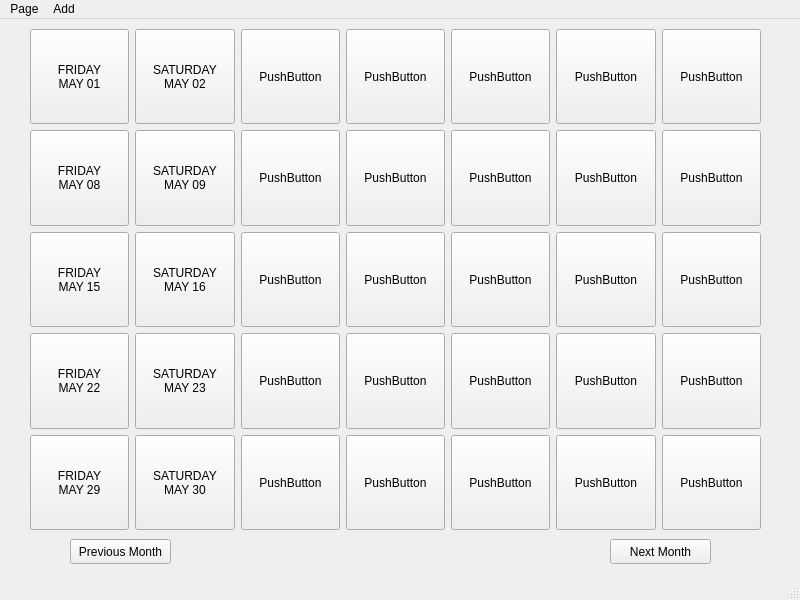
<?xml version="1.0" encoding="UTF-8"?>
<ui version="4.0">
 <class>MainWindow</class>
 <widget class="QMainWindow" name="MainWindow">
  <property name="geometry">
   <rect>
    <x>0</x>
    <y>0</y>
    <width>800</width>
    <height>600</height>
   </rect>
  </property>
  <property name="minimumSize">
   <size>
    <width>800</width>
    <height>600</height>
   </size>
  </property>
  <property name="windowTitle">
   <string>MainWindow</string>
  </property>
  <widget class="QWidget" name="centralwidget">
   <widget class="QStackedWidget" name="stackedWidget">
    <property name="geometry">
     <rect>
      <x>0</x>
      <y>0</y>
      <width>801</width>
      <height>581</height>
     </rect>
    </property>
    <widget class="QWidget" name="calender">
     <widget class="QWidget" name="verticalLayoutWidget">
      <property name="geometry">
       <rect>
        <x>30</x>
        <y>10</y>
        <width>731</width>
        <height>501</height>
       </rect>
      </property>
      <layout class="QVBoxLayout" name="verticalLayout">
       <item>
        <layout class="QHBoxLayout" name="week1">
         <item>
          <widget class="QPushButton" name="day1w1">
           <property name="sizePolicy">
            <sizepolicy hsizetype="Minimum" vsizetype="Preferred">
             <horstretch>0</horstretch>
             <verstretch>0</verstretch>
            </sizepolicy>
           </property>
           <property name="text">
            <string>FRIDAY
MAY 01</string>
           </property>
          </widget>
         </item>
         <item>
          <widget class="QPushButton" name="day2w1">
           <property name="sizePolicy">
            <sizepolicy hsizetype="Minimum" vsizetype="Preferred">
             <horstretch>0</horstretch>
             <verstretch>0</verstretch>
            </sizepolicy>
           </property>
           <property name="text">
            <string>SATURDAY
MAY 02</string>
           </property>
          </widget>
         </item>
         <item>
          <widget class="QPushButton" name="day3w1">
           <property name="sizePolicy">
            <sizepolicy hsizetype="Minimum" vsizetype="Preferred">
             <horstretch>0</horstretch>
             <verstretch>0</verstretch>
            </sizepolicy>
           </property>
           <property name="text">
            <string>PushButton</string>
           </property>
          </widget>
         </item>
         <item>
          <widget class="QPushButton" name="day4w1">
           <property name="sizePolicy">
            <sizepolicy hsizetype="Minimum" vsizetype="Preferred">
             <horstretch>0</horstretch>
             <verstretch>0</verstretch>
            </sizepolicy>
           </property>
           <property name="text">
            <string>PushButton</string>
           </property>
          </widget>
         </item>
         <item>
          <widget class="QPushButton" name="day5w1">
           <property name="sizePolicy">
            <sizepolicy hsizetype="Minimum" vsizetype="Preferred">
             <horstretch>0</horstretch>
             <verstretch>0</verstretch>
            </sizepolicy>
           </property>
           <property name="text">
            <string>PushButton</string>
           </property>
          </widget>
         </item>
         <item>
          <widget class="QPushButton" name="day6w1">
           <property name="sizePolicy">
            <sizepolicy hsizetype="Minimum" vsizetype="Preferred">
             <horstretch>0</horstretch>
             <verstretch>0</verstretch>
            </sizepolicy>
           </property>
           <property name="text">
            <string>PushButton</string>
           </property>
          </widget>
         </item>
         <item>
          <widget class="QPushButton" name="day7w1">
           <property name="sizePolicy">
            <sizepolicy hsizetype="Minimum" vsizetype="Preferred">
             <horstretch>0</horstretch>
             <verstretch>0</verstretch>
            </sizepolicy>
           </property>
           <property name="text">
            <string>PushButton</string>
           </property>
          </widget>
         </item>
        </layout>
       </item>
       <item>
        <layout class="QHBoxLayout" name="week2">
         <item>
          <widget class="QPushButton" name="day1w2">
           <property name="sizePolicy">
            <sizepolicy hsizetype="Minimum" vsizetype="Preferred">
             <horstretch>0</horstretch>
             <verstretch>0</verstretch>
            </sizepolicy>
           </property>
           <property name="text">
            <string>FRIDAY
MAY 08</string>
           </property>
          </widget>
         </item>
         <item>
          <widget class="QPushButton" name="day2w2">
           <property name="sizePolicy">
            <sizepolicy hsizetype="Minimum" vsizetype="Preferred">
             <horstretch>0</horstretch>
             <verstretch>0</verstretch>
            </sizepolicy>
           </property>
           <property name="text">
            <string>SATURDAY
MAY 09</string>
           </property>
          </widget>
         </item>
         <item>
          <widget class="QPushButton" name="day3w2">
           <property name="sizePolicy">
            <sizepolicy hsizetype="Minimum" vsizetype="Preferred">
             <horstretch>0</horstretch>
             <verstretch>0</verstretch>
            </sizepolicy>
           </property>
           <property name="text">
            <string>PushButton</string>
           </property>
          </widget>
         </item>
         <item>
          <widget class="QPushButton" name="day4w2">
           <property name="sizePolicy">
            <sizepolicy hsizetype="Minimum" vsizetype="Preferred">
             <horstretch>0</horstretch>
             <verstretch>0</verstretch>
            </sizepolicy>
           </property>
           <property name="text">
            <string>PushButton</string>
           </property>
          </widget>
         </item>
         <item>
          <widget class="QPushButton" name="day5w2">
           <property name="sizePolicy">
            <sizepolicy hsizetype="Minimum" vsizetype="Preferred">
             <horstretch>0</horstretch>
             <verstretch>0</verstretch>
            </sizepolicy>
           </property>
           <property name="text">
            <string>PushButton</string>
           </property>
          </widget>
         </item>
         <item>
          <widget class="QPushButton" name="day6w2">
           <property name="sizePolicy">
            <sizepolicy hsizetype="Minimum" vsizetype="Preferred">
             <horstretch>0</horstretch>
             <verstretch>0</verstretch>
            </sizepolicy>
           </property>
           <property name="text">
            <string>PushButton</string>
           </property>
          </widget>
         </item>
         <item>
          <widget class="QPushButton" name="day7w2">
           <property name="sizePolicy">
            <sizepolicy hsizetype="Minimum" vsizetype="Preferred">
             <horstretch>0</horstretch>
             <verstretch>0</verstretch>
            </sizepolicy>
           </property>
           <property name="text">
            <string>PushButton</string>
           </property>
          </widget>
         </item>
        </layout>
       </item>
       <item>
        <layout class="QHBoxLayout" name="week3">
         <item>
          <widget class="QPushButton" name="day1w3">
           <property name="sizePolicy">
            <sizepolicy hsizetype="Minimum" vsizetype="Preferred">
             <horstretch>0</horstretch>
             <verstretch>0</verstretch>
            </sizepolicy>
           </property>
           <property name="text">
            <string>FRIDAY
MAY 15</string>
           </property>
          </widget>
         </item>
         <item>
          <widget class="QPushButton" name="day2w3">
           <property name="sizePolicy">
            <sizepolicy hsizetype="Minimum" vsizetype="Preferred">
             <horstretch>0</horstretch>
             <verstretch>0</verstretch>
            </sizepolicy>
           </property>
           <property name="text">
            <string>SATURDAY
MAY 16</string>
           </property>
          </widget>
         </item>
         <item>
          <widget class="QPushButton" name="day3w3">
           <property name="sizePolicy">
            <sizepolicy hsizetype="Minimum" vsizetype="Preferred">
             <horstretch>0</horstretch>
             <verstretch>0</verstretch>
            </sizepolicy>
           </property>
           <property name="text">
            <string>PushButton</string>
           </property>
          </widget>
         </item>
         <item>
          <widget class="QPushButton" name="day4w3">
           <property name="sizePolicy">
            <sizepolicy hsizetype="Minimum" vsizetype="Preferred">
             <horstretch>0</horstretch>
             <verstretch>0</verstretch>
            </sizepolicy>
           </property>
           <property name="text">
            <string>PushButton</string>
           </property>
          </widget>
         </item>
         <item>
          <widget class="QPushButton" name="day5w3">
           <property name="sizePolicy">
            <sizepolicy hsizetype="Minimum" vsizetype="Preferred">
             <horstretch>0</horstretch>
             <verstretch>0</verstretch>
            </sizepolicy>
           </property>
           <property name="text">
            <string>PushButton</string>
           </property>
          </widget>
         </item>
         <item>
          <widget class="QPushButton" name="day6w3">
           <property name="sizePolicy">
            <sizepolicy hsizetype="Minimum" vsizetype="Preferred">
             <horstretch>0</horstretch>
             <verstretch>0</verstretch>
            </sizepolicy>
           </property>
           <property name="text">
            <string>PushButton</string>
           </property>
          </widget>
         </item>
         <item>
          <widget class="QPushButton" name="day7w3">
           <property name="sizePolicy">
            <sizepolicy hsizetype="Minimum" vsizetype="Preferred">
             <horstretch>0</horstretch>
             <verstretch>0</verstretch>
            </sizepolicy>
           </property>
           <property name="text">
            <string>PushButton</string>
           </property>
          </widget>
         </item>
        </layout>
       </item>
       <item>
        <layout class="QHBoxLayout" name="week4">
         <item>
          <widget class="QPushButton" name="day1w4">
           <property name="sizePolicy">
            <sizepolicy hsizetype="Minimum" vsizetype="Preferred">
             <horstretch>0</horstretch>
             <verstretch>0</verstretch>
            </sizepolicy>
           </property>
           <property name="text">
            <string>FRIDAY
MAY 22</string>
           </property>
          </widget>
         </item>
         <item>
          <widget class="QPushButton" name="day2w4">
           <property name="sizePolicy">
            <sizepolicy hsizetype="Minimum" vsizetype="Preferred">
             <horstretch>0</horstretch>
             <verstretch>0</verstretch>
            </sizepolicy>
           </property>
           <property name="text">
            <string>SATURDAY
MAY 23</string>
           </property>
          </widget>
         </item>
         <item>
          <widget class="QPushButton" name="day3w4">
           <property name="sizePolicy">
            <sizepolicy hsizetype="Minimum" vsizetype="Preferred">
             <horstretch>0</horstretch>
             <verstretch>0</verstretch>
            </sizepolicy>
           </property>
           <property name="text">
            <string>PushButton</string>
           </property>
          </widget>
         </item>
         <item>
          <widget class="QPushButton" name="day4w4">
           <property name="sizePolicy">
            <sizepolicy hsizetype="Minimum" vsizetype="Preferred">
             <horstretch>0</horstretch>
             <verstretch>0</verstretch>
            </sizepolicy>
           </property>
           <property name="text">
            <string>PushButton</string>
           </property>
          </widget>
         </item>
         <item>
          <widget class="QPushButton" name="day5w4">
           <property name="sizePolicy">
            <sizepolicy hsizetype="Minimum" vsizetype="Preferred">
             <horstretch>0</horstretch>
             <verstretch>0</verstretch>
            </sizepolicy>
           </property>
           <property name="text">
            <string>PushButton</string>
           </property>
          </widget>
         </item>
         <item>
          <widget class="QPushButton" name="day6w4">
           <property name="sizePolicy">
            <sizepolicy hsizetype="Minimum" vsizetype="Preferred">
             <horstretch>0</horstretch>
             <verstretch>0</verstretch>
            </sizepolicy>
           </property>
           <property name="text">
            <string>PushButton</string>
           </property>
          </widget>
         </item>
         <item>
          <widget class="QPushButton" name="day7w4">
           <property name="sizePolicy">
            <sizepolicy hsizetype="Minimum" vsizetype="Preferred">
             <horstretch>0</horstretch>
             <verstretch>0</verstretch>
            </sizepolicy>
           </property>
           <property name="text">
            <string>PushButton</string>
           </property>
          </widget>
         </item>
        </layout>
       </item>
       <item>
        <layout class="QHBoxLayout" name="week5">
         <item>
          <widget class="QPushButton" name="day1w5">
           <property name="sizePolicy">
            <sizepolicy hsizetype="Minimum" vsizetype="Preferred">
             <horstretch>0</horstretch>
             <verstretch>0</verstretch>
            </sizepolicy>
           </property>
           <property name="text">
            <string>FRIDAY
MAY 29</string>
           </property>
          </widget>
         </item>
         <item>
          <widget class="QPushButton" name="day2w5">
           <property name="sizePolicy">
            <sizepolicy hsizetype="Minimum" vsizetype="Preferred">
             <horstretch>0</horstretch>
             <verstretch>0</verstretch>
            </sizepolicy>
           </property>
           <property name="text">
            <string>SATURDAY
MAY 30</string>
           </property>
          </widget>
         </item>
         <item>
          <widget class="QPushButton" name="day3w5">
           <property name="sizePolicy">
            <sizepolicy hsizetype="Minimum" vsizetype="Preferred">
             <horstretch>0</horstretch>
             <verstretch>0</verstretch>
            </sizepolicy>
           </property>
           <property name="text">
            <string>PushButton</string>
           </property>
          </widget>
         </item>
         <item>
          <widget class="QPushButton" name="day4w5">
           <property name="sizePolicy">
            <sizepolicy hsizetype="Minimum" vsizetype="Preferred">
             <horstretch>0</horstretch>
             <verstretch>0</verstretch>
            </sizepolicy>
           </property>
           <property name="text">
            <string>PushButton</string>
           </property>
          </widget>
         </item>
         <item>
          <widget class="QPushButton" name="day5w5">
           <property name="sizePolicy">
            <sizepolicy hsizetype="Minimum" vsizetype="Preferred">
             <horstretch>0</horstretch>
             <verstretch>0</verstretch>
            </sizepolicy>
           </property>
           <property name="text">
            <string>PushButton</string>
           </property>
          </widget>
         </item>
         <item>
          <widget class="QPushButton" name="day6w5">
           <property name="sizePolicy">
            <sizepolicy hsizetype="Minimum" vsizetype="Preferred">
             <horstretch>0</horstretch>
             <verstretch>0</verstretch>
            </sizepolicy>
           </property>
           <property name="text">
            <string>PushButton</string>
           </property>
          </widget>
         </item>
         <item>
          <widget class="QPushButton" name="day7w5">
           <property name="sizePolicy">
            <sizepolicy hsizetype="Minimum" vsizetype="Preferred">
             <horstretch>0</horstretch>
             <verstretch>0</verstretch>
            </sizepolicy>
           </property>
           <property name="text">
            <string>PushButton</string>
           </property>
          </widget>
         </item>
        </layout>
       </item>
      </layout>
     </widget>
     <widget class="QPushButton" name="NextMonthButton">
      <property name="geometry">
       <rect>
        <x>610</x>
        <y>520</y>
        <width>101</width>
        <height>25</height>
       </rect>
      </property>
      <property name="text">
       <string>Next Month</string>
      </property>
     </widget>
     <widget class="QPushButton" name="PrevMonthButton">
      <property name="geometry">
       <rect>
        <x>70</x>
        <y>520</y>
        <width>101</width>
        <height>25</height>
       </rect>
      </property>
      <property name="text">
       <string>Previous Month</string>
      </property>
     </widget>
    </widget>
    <widget class="QWidget" name="schedule">
     <widget class="QRadioButton" name="radioButton">
      <property name="geometry">
       <rect>
        <x>180</x>
        <y>180</y>
        <width>91</width>
        <height>23</height>
       </rect>
      </property>
      <property name="text">
       <string>RadioButton</string>
      </property>
     </widget>
    </widget>
    <widget class="QWidget" name="toDoList">
     <widget class="QTableWidget" name="tableWidget">
      <property name="geometry">
       <rect>
        <x>90</x>
        <y>30</y>
        <width>601</width>
        <height>473</height>
       </rect>
      </property>
      <property name="acceptDrops">
       <bool>true</bool>
      </property>
      <attribute name="horizontalHeaderCascadingSectionResizes">
       <bool>false</bool>
      </attribute>
      <attribute name="horizontalHeaderMinimumSectionSize">
       <number>17</number>
      </attribute>
      <attribute name="horizontalHeaderStretchLastSection">
       <bool>true</bool>
      </attribute>
      <attribute name="verticalHeaderMinimumSectionSize">
       <number>20</number>
      </attribute>
      <attribute name="verticalHeaderShowSortIndicator" stdset="0">
       <bool>false</bool>
      </attribute>
      <attribute name="verticalHeaderStretchLastSection">
       <bool>false</bool>
      </attribute>
      <row>
       <property name="text">
        <string>1</string>
       </property>
      </row>
      <row>
       <property name="text">
        <string>2</string>
       </property>
      </row>
      <row>
       <property name="text">
        <string>3</string>
       </property>
      </row>
      <row>
       <property name="text">
        <string>4</string>
       </property>
      </row>
      <row>
       <property name="text">
        <string>5</string>
       </property>
      </row>
      <row>
       <property name="text">
        <string>6</string>
       </property>
      </row>
      <row>
       <property name="text">
        <string>7</string>
       </property>
      </row>
      <row>
       <property name="text">
        <string>8</string>
       </property>
      </row>
      <row>
       <property name="text">
        <string>9</string>
       </property>
      </row>
      <row>
       <property name="text">
        <string>10</string>
       </property>
      </row>
      <row>
       <property name="text">
        <string>11</string>
       </property>
      </row>
      <row>
       <property name="text">
        <string>12</string>
       </property>
      </row>
      <row>
       <property name="text">
        <string>13</string>
       </property>
      </row>
      <row>
       <property name="text">
        <string>14</string>
       </property>
      </row>
      <row>
       <property name="text">
        <string>15</string>
       </property>
      </row>
      <column>
       <property name="text">
        <string/>
       </property>
      </column>
     </widget>
    </widget>
    <widget class="QWidget" name="notes"/>
   </widget>
  </widget>
  <widget class="QMenuBar" name="menubar">
   <property name="geometry">
    <rect>
     <x>0</x>
     <y>0</y>
     <width>800</width>
     <height>21</height>
    </rect>
   </property>
   <widget class="QMenu" name="menuPages">
    <property name="title">
     <string>Page</string>
    </property>
    <addaction name="actionSchedual"/>
    <addaction name="actionCalender"/>
    <addaction name="actionNotes"/>
    <addaction name="actionTo_do_list"/>
   </widget>
   <widget class="QMenu" name="menuAdd">
    <property name="title">
     <string>Add</string>
    </property>
    <addaction name="actionAdd_Notes_Folder"/>
   </widget>
   <addaction name="menuPages"/>
   <addaction name="menuAdd"/>
  </widget>
  <widget class="QStatusBar" name="statusbar"/>
  <action name="actionSchedual">
   <property name="text">
    <string>Schedual</string>
   </property>
  </action>
  <action name="actionCalender">
   <property name="text">
    <string>Calender</string>
   </property>
  </action>
  <action name="actionNotes">
   <property name="text">
    <string>Notes</string>
   </property>
  </action>
  <action name="actionAdd_Notes_Folder">
   <property name="text">
    <string>Add Notes Folder</string>
   </property>
  </action>
  <action name="actionTo_do_list">
   <property name="text">
    <string>To do list</string>
   </property>
  </action>
 </widget>
 <resources/>
 <connections/>
</ui>
